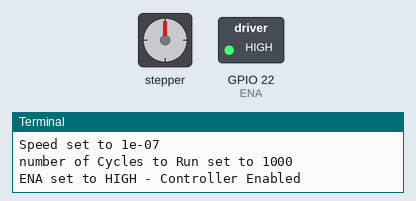
Recording of a program running on a simulated Raspberry Pi (BCM pin numbers). Shown: stepper motor, switched loads named in the program (green lamp = pin HIGH), the last lines printed to the terminal. Dashed ring = blinking. The stepper is drawn at 200 steps a turn; pins used as bus, display or sensor lines are not drawn.

Above: at 0.05 s.
At 0.55 s:
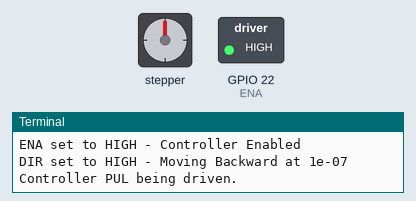
At 1.6 s:
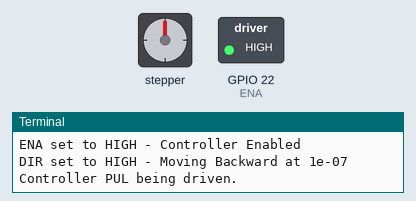
Timing chart, 0 to 4.9 s (numbered marks = the images above):
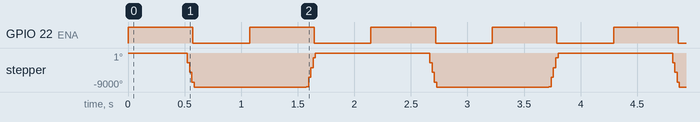

The program:

motordriver.py
```python
# Based on: https://www.raspberrypi.org/forums/viewtopic.php?t=242928\.
#
# Software to drive 4 wire stepper motor using a TB6600 Driver
# PRi - RPi 3B
#
# Route 3.3 VDC to the controller "+" input for each: ENA, PUL, and DIR
#
# Connect GPIO pins as shown below) to the "-" input for each: ENA, PUL, and DIR
#
#
from time import sleep
import RPi.GPIO as GPIO
#
PUL = 17  # Stepper Drive Pulses
DIR = 27  # Controller Direction Bit (High for Controller default / LOW to Force a Direction Change).
ENA = 22  # Controller Enable Bit (High to Enable / LOW to Disable).
# DIRI = 14  # Status Indicator LED - Direction
# ENAI = 15  # Status indicator LED - Controller Enable
#
# NOTE: Leave DIR and ENA disconnected, and the controller WILL drive the motor in Default direction if PUL is applied.
#
GPIO.setmode(GPIO.BCM)
# GPIO.setmode(GPIO.BOARD) # Do NOT use GPIO.BOARD mode. Here for comparison only.
#
GPIO.setup(PUL, GPIO.OUT)
GPIO.setup(DIR, GPIO.OUT)
GPIO.setup(ENA, GPIO.OUT)
# GPIO.setup(DIRI, GPIO.OUT)
# GPIO.setup(ENAI, GPIO.OUT)
#
print('PUL = GPIO 17 - RPi 3B-Pin #11')
print('DIR = GPIO 27 - RPi 3B-Pin #13')
print('ENA = GPIO 22 - RPi 3B-Pin #15')
# print('ENAI = GPIO 14 - RPi 3B-Pin #8')
# print('DIRI = GPIO 15 - RPi 3B-Pin #10')

#
print('Initialization Completed')
#
# Could have usesd only one DURATION constant but chose two. This gives play options.
durationFwd = 5000 # This is the duration of the motor spinning. used for forward direction
durationBwd = 5000 # This is the duration of the motor spinning. used for reverse direction
print('Duration Fwd set to ' + str(durationFwd))
print('Duration Bwd set to ' + str(durationBwd))
#
delay = 0.0000001 # This is actualy a delay between PUL pulses - effectively sets the mtor rotation speed.
print('Speed set to ' + str(delay))
#
cycles = 1000 # This is the number of cycles to be run once program is started.
cyclecount = 0 # This is the iteration of cycles to be run once program is started.
print('number of Cycles to Run set to ' + str(cycles))
#
#
def forward():
    GPIO.output(ENA, GPIO.HIGH)
    #GPIO.output(ENAI, GPIO.HIGH)
    print('ENA set to HIGH - Controller Enabled')
    #
    sleep(.5) # pause due to a possible change direction
    GPIO.output(DIR, GPIO.LOW)
    #GPIO.output(DIRI, GPIO.HIGH)
    print('DIR set to HIGH - Moving Backward at ' + str(delay))
    print('Controller PUL being driven.')
    for y in range(durationFwd):
        GPIO.output(PUL, GPIO.HIGH)
        sleep(delay)
        GPIO.output(PUL, GPIO.LOW)
        sleep(delay)
    GPIO.output(ENA, GPIO.LOW)
    #GPIO.output(ENAI, GPIO.LOW)
    print('ENA set to LOW - Controller Disabled')
    sleep(.5) # pause for possible change direction
    return
#
#
def reverse():
    GPIO.output(ENA, GPIO.HIGH)
    #GPIO.output(ENAI, GPIO.HIGH)
    print('ENA set to HIGH - Controller Enabled')
    #
    sleep(.5) # pause due to a possible change direction
    GPIO.output(DIR, GPIO.HIGH)
    #GPIO.output(DIRI, GPIO.HIGH)
    print('DIR set to HIGH - Moving Backward at ' + str(delay))
    print('Controller PUL being driven.')
    for y in range(durationBwd):
        GPIO.output(PUL, GPIO.HIGH)
        sleep(delay)
        GPIO.output(PUL, GPIO.LOW)
        sleep(delay)
    GPIO.output(ENA, GPIO.LOW)
    #GPIO.output(ENAI, GPIO.LOW)
    print('ENA set to LOW - Controller Disabled')
    sleep(.5) # pause for possible change direction
    return

while cyclecount < cycles:
    forward()
    reverse()
    cyclecount = (cyclecount + 1)
    print('Number of cycles completed: ' + str(cyclecount))
    print('Number of cycles remaining: ' + str(cycles - cyclecount))
#
GPIO.cleanup()
print('Cycling Completed')
#
```

Measured:
- by itself, GPIO 22 (ENA): alternates HIGH for 0.57 s and LOW for 0.50 s
- by itself, stepper: repeats every 2.1 s: -2572° 0.02 s, -5144° 0.02 s, -7717° 0.02 s, -9000° 0.99 s, -8998° 0.02 s, -6428° 0.02 s, -3856° 0.02 s, -1283° 0.02 s, 0° 0.99 s, -2° 0.02 s
